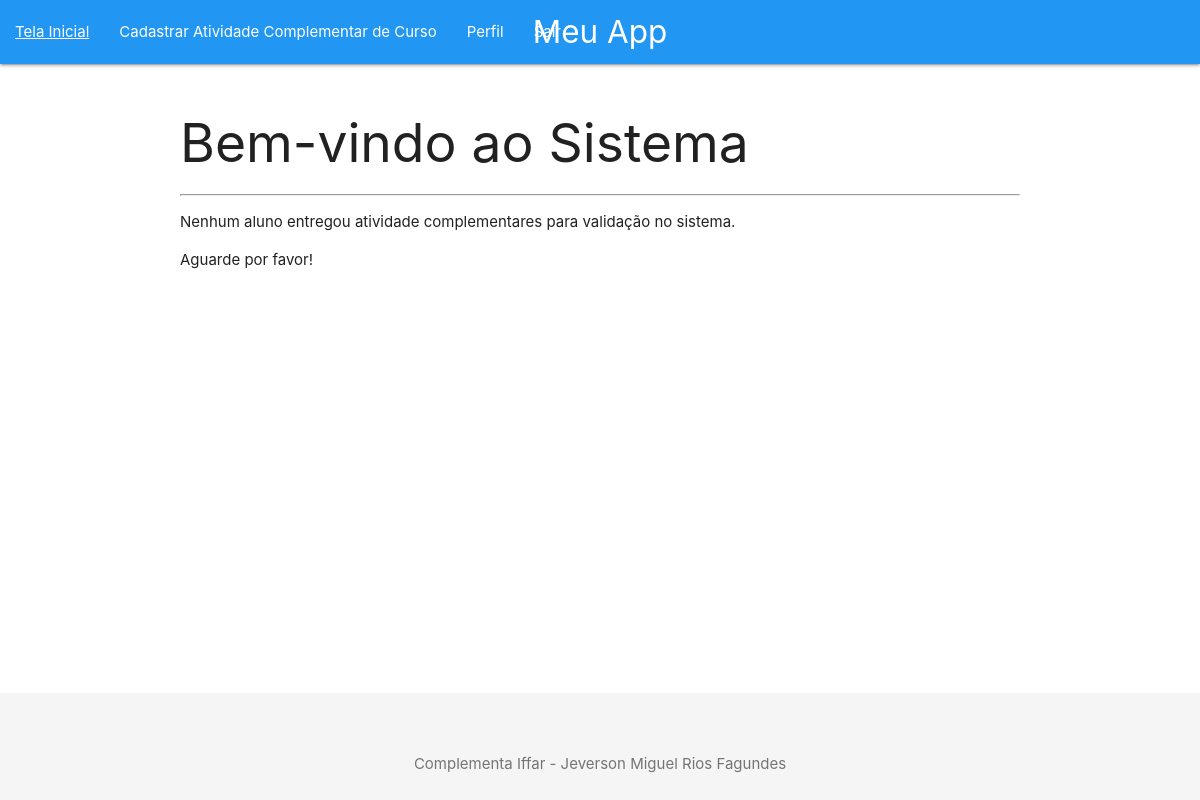
Before: /inicialCoordenador.php (signed in) with the older database file.
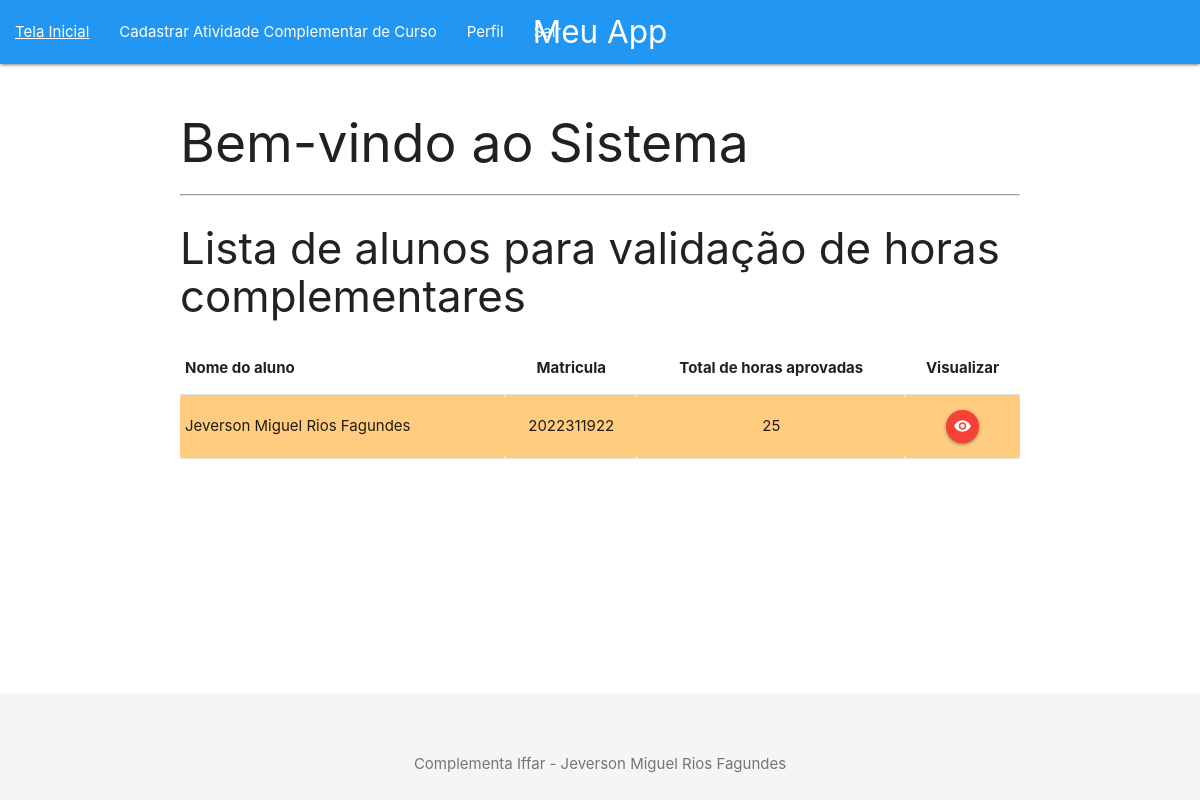
After: the same page with the newer database file.
### tables this page shows
CREATE TABLE IF NOT EXISTS `aluno` (
  `id_aluno` int NOT NULL AUTO_INCREMENT,
  `nome` varchar(255) DEFAULT NULL,
  `matricula` char(10) DEFAULT NULL,
  `email` varchar(255) DEFAULT NULL,
  `senha` varchar(255) DEFAULT NULL,
  `total_horas` int NOT NULL,
  `id_curso` int DEFAULT NULL,
  PRIMARY KEY (`id_aluno`),
  KEY `fk_aluno_curso` (`id_curso`)
);

### conecta.php (called while the page is built, shortened)
<?php
function excutarSQL($mysql, $sql)
{
    $resultado = mysqli_query($mysql, $sql);
    return $resultado;
}

### inicialCoordenador.php (the view, shortened to what this page needs)
<?php
require_once "conecta.php";
$mysql = conectar();
$sql = "SELECT DISTINCT a.id_aluno, a.nome, a.matricula, a.total_horas,
c.carga_horaria
FROM aluno a
INNER JOIN coordenador_curso cc
ON a.id_curso = " . $_SESSION['coordenador'][2] . " AND cc.id_curso = " . $_SESSION['coordenador'][2] . "
INNER JOIN entrega_atividade ea
ON a.id_aluno = ea.id_aluno
INNER JOIN curso c
ON c.id_curso = cc.id_curso
";
$resultado = excutarSQL($mysql, $sql);
$quatidade_linhas = $resultado->num_rows;
?>
<!DOCTYPE html>
<html lang="pt-br">
<head>
    <link type="text/css" rel="stylesheet" href="materialize/css/materialize.min.css" media="screen,projection" />
</head>
<body>
    <main>
        <?php
        require_once "boasPraticas/headerNav.php";
        ?>
        <div class="container">
            <h2>Bem-vindo ao Sistema</h2>
            <hr>
            <?php
            if ($quatidade_linhas == 0) {
            ?>
                <p>Nenhum aluno entregou atividade complementares para validação no sistema.</p>
                <p>Aguarde por favor!</p>
            <?php
            } else {
            ?>
                <h3 class="center-aling">Lista de alunos para validação de horas complementares</h3>
                <table class="highlight">
                    <thead>
                        <tr>
                            <th>Nome do aluno</th>
                            <th class="teste">Matricula</th>
                            <th class="teste">Total de horas aprovadas</th>
                            <th class="teste">Visualizar</th>
                        </tr>
                    </thead>
                    <tbody>
                        <?php
                        while ($dados = mysqli_fetch_assoc($resultado)) {
                            if ($dados['total_horas'] >= $dados['carga_horaria']) {
                                echo "<tr class=\"#a5d6a7 green lighten-3\">";
                                echo "<td>" . $dados['nome'] . "</td>";
                                echo "<td class=\"teste\" >" . $dados['matricula'] . "</td>";
                                echo "<td class=\"teste\" >" . $dados['total_horas'] . "</td>";
                                echo '<td class="teste"> <a href="validacao/validar.php?id=' . $dados['id_aluno'] . '" class="btn-floating btn-small waves-effect waves-light red modal-trigger"><i class="material-icons ">remove_red_eye</i></a> </td>';
                                echo "</tr>";
                            } else {
                                echo "<tr class=\"#ffcc80 orange lighten-3\">";
                                echo "<td>" . $dados['nome'] . "</td>";
                                echo "<td class=\"teste\" >" . $dados['matricula'] . "</td>";
                                echo "<td class=\"teste\" >" . $dados['total_horas'] . "</td>";
                                echo '<td class="teste"> <a href="validacao/validar.php?id=' . $dados['id_aluno'] . '" class="btn-floating btn-small waves-effect waves-light red modal-trigger"><i class="material-icons ">remove_red_eye</i></a> </td>';
                                echo "</tr>";
                            }
                        }
                        ?>
                    </tbody>
                </table>
            <?php
            }
            ?>
        </div>
    </main>
    <footer>
        <div class="container">
            <p>Complementa Iffar - Jeverson Miguel Rios Fagundes</p>
        </div>
    </footer>
</body>
</html>

Changed rows visible on the page:
now on this page (row edited): aluno: nome "Jeverson Miguel Rios Fagundes", matricula "2022311922", total_horas "25"
Other visible differences:
text no longer shown: "Nenhum aluno entregou atividade complementares para validação no sistema. Aguarde por favor!"
text now shown: "Lista de alunos para validação de horas complementares Nome do aluno Matricula Total de horas aprovadas Visualizar"
